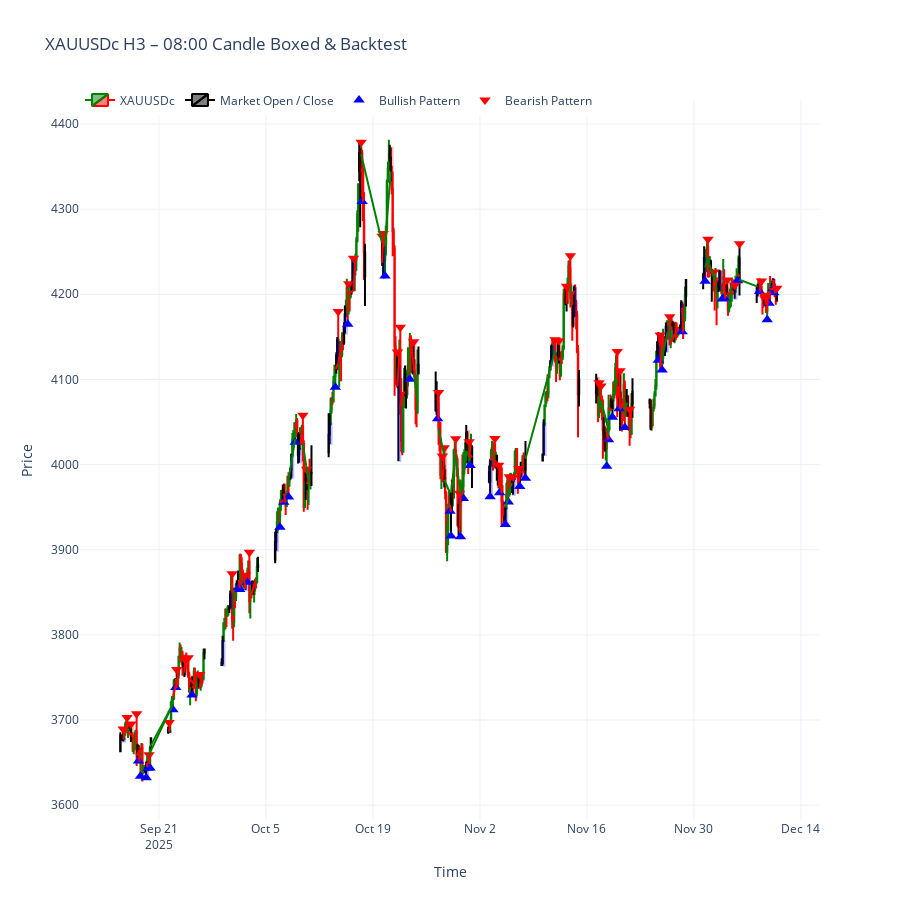

The cell this chart's notebook holds for it:
### Markdown cell above
Do not delete anything from the code, just add a logic where {Conduct a backtest (use realistic trade executions similar in live environment): If the pattern is bullish, then buy at the close,e and the stoploss is at the low of the corresponding candle. If the pattern is bearish, then sell at the close, and the stoploss is at the high of the corresponding candle. The take-profit distance varies depending on the trailing mechanics. If bullish entry, then only trail the stoploss if the preceding candles are bullish and place the trail at the low of the bullish candle. If bearish entry, then only trail the stoploss if the preceding candles are bearish and place the trail at the high of the bearish candle. 1% risk per trade with an initial capital of 1000. And: (Random slippage of 0-2 price units, spread of 0.60 price units (0.60 in entry, 0.60 in exit), and commission of 2% per trade. All of these apply in individual entries and exits) Print the dataframe for raw trades results, covering risked money (from percent), entry and exit time, stoploss and takeprofit distance, entry and exit prices and types, slippage, spread, commission cost, net pnl, equity, and many more. All trades are only valid within their corresponding trading day from pre-market open to overnight close. Print the data frame in a continuous column manner. Use a green breakline if entry to take profit, and a red breakline if entry to stoploss. On the chart. } Be careful and reread the task,

### Code cell
import MetaTrader5 as mt5
import pandas as pd
import plotly.graph_objects as go
from datetime import datetime, timedelta, time
import numpy as np
import random

# -------------------------
# 1. Initialize MT5
# -------------------------
if not mt5.initialize():
    print("MT5 initialization failed")
    mt5.shutdown()

# -------------------------
# 2. Fetch H3 data
# -------------------------
symbol = "XAUUSDc"
timeframe = mt5.TIMEFRAME_H3
n_bars = 500
utc_from = datetime.now() - timedelta(days=5)

rates = mt5.copy_rates_from(symbol, timeframe, utc_from, n_bars)
mt5.shutdown()

# -------------------------
# 3. Convert to DataFrame
# -------------------------
df = pd.DataFrame(rates)
df['time'] = pd.to_datetime(df['time'], unit='s')
df['time'] = df['time'].dt.tz_localize('UTC').dt.tz_convert('Asia/Manila')
df.set_index('time', inplace=True)

# -------------------------
# 4. Remove weekends
# -------------------------
df = df[df.index.dayofweek < 5]

# -------------------------
# 5. Assign session key (06:00 → 05:00)
# -------------------------
market_open = time(6, 0)

def get_session(dt):
    if dt.time() >= market_open:
        return dt.date()
    else:
        return (dt - timedelta(days=1)).date()

df['session'] = df.index.map(get_session)

# -------------------------
# 6. Identify market open and close candles
# -------------------------
open_idx = df.groupby('session').head(1).index
close_idx = df.groupby('session').tail(1).index
black_idx = open_idx.union(close_idx)

# -------------------------
# 7. Candle Pattern Logic
# -------------------------
df['bullish_pattern'] = (df['low'] < df['low'].shift(1)) & (df['close'] > df['open'].shift(1))
df['bearish_pattern'] = (df['high'] > df['high'].shift(1)) & (df['close'] < df['open'].shift(1))

# -------------------------
# 8. Plot Candles
# -------------------------
fig = go.Figure()
normal_df = df[~df.index.isin(black_idx)]
fig.add_trace(go.Candlestick(
    x=normal_df.index,
    open=normal_df['open'],
    high=normal_df['high'],
    low=normal_df['low'],
    close=normal_df['close'],
    name='XAUUSDc',
    increasing_line_color='green',
    decreasing_line_color='red'
))
black_df = df[df.index.isin(black_idx)]
fig.add_trace(go.Candlestick(
    x=black_df.index,
    open=black_df['open'],
    high=black_df['high'],
    low=black_df['low'],
    close=black_df['close'],
    name='Market Open / Close',
    increasing_line_color='black',
    decreasing_line_color='black'
))

# -------------------------
# 9. Mark 08:00 H3 Candle with Boxes
# -------------------------
bar_width = timedelta(hours=6)
for ts, row in df.iterrows():
    if ts.time() == time(8,0):
        x0 = ts
        x1 = ts + bar_width
        if row['close'] > row['open']:
            y0 = row['low']
            y1 = row['close']
            color = 'blue'
        else:
            y0 = row['close']
            y1 = row['high']
            color = 'red'
        fig.add_shape(type='rect', xref='x', yref='y', x0=x0, x1=x1, y0=y0, y1=y1,
                      line=dict(color=color, width=2), fillcolor=color, opacity=0.25)

# -------------------------
# 10. Pattern Markers
# -------------------------
fig.add_trace(go.Scatter(
    x=df.index[df['bullish_pattern']],
    y=df['low'][df['bullish_pattern']],
    mode='markers',
    name='Bullish Pattern',
    marker=dict(symbol='triangle-up', size=10, color='blue')
))
fig.add_trace(go.Scatter(
    x=df.index[df['bearish_pattern']],
    y=df['high'][df['bearish_pattern']],
    mode='markers',
    name='Bearish Pattern',
    marker=dict(symbol='triangle-down', size=10, color='red')
))

# -------------------------
# 11. Backtest Logic
# -------------------------
initial_capital = 1000
risk_per_trade = 0.01
equity = initial_capital
trades = []

for ts, row in df.iterrows():
    if not (row['bullish_pattern'] or row['bearish_pattern']):
        continue
    # Determine direction
    direction = 'buy' if row['bullish_pattern'] else 'sell'
    entry_price = row['close'] + random.uniform(0,2) if direction=='buy' else row['close'] - random.uniform(0,2)
    spread = 0.6
    commission = 0.02*equity
    risk_amount = equity * risk_per_trade
    sl = row['low'] if direction=='buy' else row['high']
    tp_price = None
    stop_hit = False
    # Scan subsequent candles for trailing stop
    for next_ts, next_row in df.loc[ts:].iterrows():
        if direction=='buy' and next_row['low'] < sl:
            exit_price = sl - spread
            stop_hit = True
            break
        elif direction=='sell' and next_row['high'] > sl:
            exit_price = sl + spread
            stop_hit = True
            break
        # Trailing logic
        if direction=='buy' and next_row['close'] > next_row['open']:
            sl = max(sl, next_row['low'])
        if direction=='sell' and next_row['close'] < next_row['open']:
            sl = min(sl, next_row['high'])
    if not stop_hit:
        exit_price = df['close'].iloc[-1]  # last candle
    pnl = (exit_price - entry_price) if direction=='buy' else (entry_price - exit_price)
    pnl -= spread + commission
    equity += pnl
    trades.append({
        'entry_time': ts,
        'exit_time': next_ts,
        'direction': direction,
        'entry_price': entry_price,
        'exit_price': exit_price,
        'stoploss': sl,
        'risk_amount': risk_amount,
        'pnl': pnl,
        'equity': equity,
        'spread': spread,
        'commission': commission
    })

# -------------------------
# 12. Print Trades DataFrame
# -------------------------
trades_df = pd.DataFrame(trades)
pd.set_option('display.max_columns', None)
print(trades_df)

# -------------------------
# 13. Add Breaklines for TP/SL
# -------------------------
for trade in trades:
    color = 'green' if trade['pnl']>0 else 'red'
    fig.add_shape(type='line', x0=trade['entry_time'], x1=trade['exit_time'],
                  y0=trade['entry_price'], y1=trade['exit_price'],
                  line=dict(color=color, width=2))

# -------------------------
# 14. Layout
# -------------------------
fig.update_layout(
    template='plotly_white',
    title='XAUUSDc H3 – 08:00 Candle Boxed & Backtest',
    xaxis=dict(title='Time', rangeslider=dict(visible=False)),
    yaxis=dict(title='Price'),
    legend=dict(orientation='h', y=1.02, x=0),
    height=900
)

fig.show()

### Figure 1 — Plotly figure (JSON) as saved in the notebook; plotly's stock layout.template omitted (floating-point values rounded to 4 significant figures; data arrays with more than 128 entries replaced by an {"elided": "..."} marker saying what was removed)
{"data": [{"close": {"elided": "346 float values"}, "decreasing": {"line": {"color": "red"}}, "high": {"elided": "346 float values"}, "increasing": {"line": {"color": "green"}}, "low": {"elided": "346 float values"}, "name": "XAUUSDc", "open": {"elided": "346 float values"}, "type": "candlestick", "x": {"elided": "346 str values"}}, {"close": {"elided": "138 float values"}, "decreasing": {"line": {"color": "black"}}, "high": {"elided": "138 float values"}, "increasing": {"line": {"color": "black"}}, "low": {"elided": "138 float values"}, "name": "Market Open / Close", "open": {"elided": "138 float values"}, "type": "candlestick", "x": {"elided": "138 str values"}}, {"marker": {"color": "blue", "size": 10, "symbol": "triangle-up"}, "mode": "markers", "name": "Bullish Pattern", "type": "scatter", "x": ["2025-09-18T08:00:00+08:00", "2025-09-18T14:00:00+08:00", "2025-09-19T08:00:00+08:00", "2025-09-19T14:00:00+08:00", "2025-09-19T20:00:00+08:00", "2025-09-22T20:00:00+08:00", "2025-09-23T05:00:00+08:00", "2025-09-25T08:00:00+08:00", "2025-10-01T11:00:00+08:00", "2025-10-01T14:00:00+08:00", "2025-10-02T14:00:00+08:00", "2025-10-06T20:00:00+08:00", "2025-10-07T08:00:00+08:00", "2025-10-07T23:00:00+08:00", "2025-10-08T20:00:00+08:00", "2025-10-14T02:00:00+08:00", "2025-10-15T17:00:00+08:00", "2025-10-17T14:00:00+08:00", "2025-10-20T14:00:00+08:00", "2025-10-23T20:00:00+08:00", "2025-10-27T11:00:00+08:00", "2025-10-29T02:00:00+08:00", "2025-10-29T05:00:00+08:00", "2025-10-30T11:00:00+08:00", "2025-10-30T20:00:00+08:00", "2025-10-31T17:00:00+08:00", "2025-11-03T08:00:00+08:00", "2025-11-04T14:00:00+08:00", "2025-11-05T08:00:00+08:00", "2025-11-05T17:00:00+08:00", "2025-11-07T05:00:00+08:00", "2025-11-07T23:00:00+08:00", "2025-11-18T14:00:00+08:00", "2025-11-18T20:00:00+08:00", "2025-11-19T08:00:00+08:00", "2025-11-20T05:00:00+08:00", "2025-11-20T23:00:00+08:00", "2025-11-25T08:00:00+08:00", "2025-11-25T20:00:00+08:00", "2025-11-28T11:00:00+08:00", "2025-12-01T11:00:00+08:00", "2025-12-03T17:00:00+08:00", "2025-12-03T23:00:00+08:00", "2025-12-05T17:00:00+08:00", "2025-12-08T14:00:00+08:00", "2025-12-09T14:00:00+08:00", "2025-12-09T20:00:00+08:00", "2025-12-10T08:00:00+08:00", "2025-12-10T11:00:00+08:00"], "y": [3652.0, 3634.0, 3632.0, 3643.0, 3644.0, 3712.0, 3738.0, 3729.0, 3856.0, 3853.0, 3862.0, 3926.0, 3956.0, 3962.0, 4026.0, 4091.0, 4165.0, 4309.0, 4221.0, 4100.0, 4054.0, 3945.0, 3916.0, 3915.0, 3960.0, 3999.0, 3962.0, 3967.0, 3930.0, 3956.0, 3974.0, 3984.0, 3998.0, 4029.0, 4056.0, 4066.0, 4044.0, 4123.0, 4111.0, 4156.0, 4215.0, 4194.0, 4196.0, 4216.0, 4203.0, 4170.0, 4189.0, 4207.0, 4202.0]}, {"marker": {"color": "red", "size": 10, "symbol": "triangle-down"}, "mode": "markers", "name": "Bearish Pattern", "type": "scatter", "x": ["2025-09-16T08:00:00+08:00", "2025-09-16T20:00:00+08:00", "2025-09-17T08:00:00+08:00", "2025-09-18T02:00:00+08:00", "2025-09-19T17:00:00+08:00", "2025-09-22T08:00:00+08:00", "2025-09-23T08:00:00+08:00", "2025-09-24T08:00:00+08:00", "2025-09-24T20:00:00+08:00", "2025-09-26T08:00:00+08:00", "2025-09-30T14:00:00+08:00", "2025-10-02T08:00:00+08:00", "2025-10-02T20:00:00+08:00", "2025-10-09T20:00:00+08:00", "2025-10-10T08:00:00+08:00", "2025-10-14T11:00:00+08:00", "2025-10-15T20:00:00+08:00", "2025-10-16T11:00:00+08:00", "2025-10-17T11:00:00+08:00", "2025-10-20T05:00:00+08:00", "2025-10-20T08:00:00+08:00", "2025-10-22T05:00:00+08:00", "2025-10-22T14:00:00+08:00", "2025-10-24T08:00:00+08:00", "2025-10-27T14:00:00+08:00", "2025-10-28T02:00:00+08:00", "2025-10-28T08:00:00+08:00", "2025-10-29T20:00:00+08:00", "2025-10-30T08:00:00+08:00", "2025-10-31T14:00:00+08:00", "2025-11-03T23:00:00+08:00", "2025-11-04T11:00:00+08:00", "2025-11-05T20:00:00+08:00", "2025-11-06T08:00:00+08:00", "2025-11-07T02:00:00+08:00", "2025-11-11T20:00:00+08:00", "2025-11-12T08:00:00+08:00", "2025-11-13T08:00:00+08:00", "2025-11-13T20:00:00+08:00", "2025-11-17T14:00:00+08:00", "2025-11-17T20:00:00+08:00", "2025-11-19T23:00:00+08:00", "2025-11-20T08:00:00+08:00", "2025-11-21T14:00:00+08:00", "2025-11-25T14:00:00+08:00", "2025-11-26T20:00:00+08:00", "2025-12-01T20:00:00+08:00", "2025-12-02T14:00:00+08:00", "2025-12-04T08:00:00+08:00", "2025-12-05T08:00:00+08:00", "2025-12-05T23:00:00+08:00", "2025-12-08T20:00:00+08:00", "2025-12-09T08:00:00+08:00", "2025-12-09T11:00:00+08:00", "2025-12-10T20:00:00+08:00"], "y": [3689.0, 3703.0, 3695.0, 3707.0, 3659.0, 3697.0, 3759.0, 3772.0, 3773.0, 3753.0, 3872.0, 3870.0, 3897.0, 4058.0, 3994.0, 4180.0, 4212.0, 4242.0, 4379.0, 4268.0, 4271.0, 4132.0, 4161.0, 4144.0, 4085.0, 4010.0, 4020.0, 4030.0, 3966.0, 4027.0, 4031.0, 3999.0, 3986.0, 3985.0, 3995.0, 4147.0, 4146.0, 4209.0, 4245.0, 4096.0, 4092.0, 4133.0, 4110.0, 4065.0, 4152.0, 4174.0, 4265.0, 4226.0, 4217.0, 4211.0, 4259.0, 4216.0, 4197.0, 4199.0, 4207.0]}], "layout": {"height": 900, "legend": {"orientation": "h", "x": 0, "y": 1.02}, "shapes": [{"fillcolor": "blue", "line": {"color": "blue", "width": 2}, "opacity": 0.25, "type": "rect", "x0": "2025-09-16T08:00:00+08:00", "x1": "2025-09-16T14:00:00+08:00", "xref": "x", "y0": 3675.0, "y1": 3678.0, "yref": "y"}, {"fillcolor": "red", "line": {"color": "red", "width": 2}, "opacity": 0.25, "type": "rect", "x0": "2025-09-17T08:00:00+08:00", "x1": "2025-09-17T14:00:00+08:00", "xref": "x", "y0": 3682.0, "y1": 3695.0, "yref": "y"}, {"fillcolor": "red", "line": {"color": "red", "width": 2}, "opacity": 0.25, "type": "rect", "x0": "2025-09-18T08:00:00+08:00", "x1": "2025-09-18T14:00:00+08:00", "xref": "x", "y0": 3665.0, "y1": 3670.0, "yref": "y"}, {"fillcolor": "blue", "line": {"color": "blue", "width": 2}, "opacity": 0.25, "type": "rect", "x0": "2025-09-19T08:00:00+08:00", "x1": "2025-09-19T14:00:00+08:00", "xref": "x", "y0": 3632.0, "y1": 3647.0, "yref": "y"}, {"fillcolor": "blue", "line": {"color": "blue", "width": 2}, "opacity": 0.25, "type": "rect", "x0": "2025-09-22T08:00:00+08:00", "x1": "2025-09-22T14:00:00+08:00", "xref": "x", "y0": 3685.0, "y1": 3686.0, "yref": "y"}, {"fillcolor": "red", "line": {"color": "red", "width": 2}, "opacity": 0.25, "type": "rect", "x0": "2025-09-23T08:00:00+08:00", "x1": "2025-09-23T14:00:00+08:00", "xref": "x", "y0": 3742.0, "y1": 3759.0, "yref": "y"}, {"fillcolor": "red", "line": {"color": "red", "width": 2}, "opacity": 0.25, "type": "rect", "x0": "2025-09-24T08:00:00+08:00", "x1": "2025-09-24T14:00:00+08:00", "xref": "x", "y0": 3757.0, "y1": 3772.0, "yref": "y"}, {"fillcolor": "red", "line": {"color": "red", "width": 2}, "opacity": 0.25, "type": "rect", "x0": "2025-09-25T08:00:00+08:00", "x1": "2025-09-25T14:00:00+08:00", "xref": "x", "y0": 3740.0, "y1": 3752.0, "yref": "y"}, {"fillcolor": "red", "line": {"color": "red", "width": 2}, "opacity": 0.25, "type": "rect", "x0": "2025-09-26T08:00:00+08:00", "x1": "2025-09-26T14:00:00+08:00", "xref": "x", "y0": 3738.0, "y1": 3753.0, "yref": "y"}, {"fillcolor": "blue", "line": {"color": "blue", "width": 2}, "opacity": 0.25, "type": "rect", "x0": "2025-09-29T08:00:00+08:00", "x1": "2025-09-29T14:00:00+08:00", "xref": "x", "y0": 3764.0, "y1": 3793.0, "yref": "y"}, {"fillcolor": "blue", "line": {"color": "blue", "width": 2}, "opacity": 0.25, "type": "rect", "x0": "2025-09-30T08:00:00+08:00", "x1": "2025-09-30T14:00:00+08:00", "xref": "x", "y0": 3831.0, "y1": 3848.0, "yref": "y"}, {"fillcolor": "blue", "line": {"color": "blue", "width": 2}, "opacity": 0.25, "type": "rect", "x0": "2025-10-01T08:00:00+08:00", "x1": "2025-10-01T14:00:00+08:00", "xref": "x", "y0": 3858.0, "y1": 3863.0, "yref": "y"}, {"fillcolor": "blue", "line": {"color": "blue", "width": 2}, "opacity": 0.25, "type": "rect", "x0": "2025-10-02T08:00:00+08:00", "x1": "2025-10-02T14:00:00+08:00", "xref": "x", "y0": 3853.0, "y1": 3866.0, "yref": "y"}, {"fillcolor": "red", "line": {"color": "red", "width": 2}, "opacity": 0.25, "type": "rect", "x0": "2025-10-03T08:00:00+08:00", "x1": "2025-10-03T14:00:00+08:00", "xref": "x", "y0": 3848.0, "y1": 3863.0, "yref": "y"}, {"fillcolor": "blue", "line": {"color": "blue", "width": 2}, "opacity": 0.25, "type": "rect", "x0": "2025-10-06T08:00:00+08:00", "x1": "2025-10-06T14:00:00+08:00", "xref": "x", "y0": 3899.0, "y1": 3921.0, "yref": "y"}, {"fillcolor": "red", "line": {"color": "red", "width": 2}, "opacity": 0.25, "type": "rect", "x0": "2025-10-07T08:00:00+08:00", "x1": "2025-10-07T14:00:00+08:00", "xref": "x", "y0": 3965.0, "y1": 3977.0, "yref": "y"}, {"fillcolor": "blue", "line": {"color": "blue", "width": 2}, "opacity": 0.25, "type": "rect", "x0": "2025-10-08T08:00:00+08:00", "x1": "2025-10-08T14:00:00+08:00", "xref": "x", "y0": 3984.0, "y1": 4012.0, "yref": "y"}, {"fillcolor": "blue", "line": {"color": "blue", "width": 2}, "opacity": 0.25, "type": "rect", "x0": "2025-10-09T08:00:00+08:00", "x1": "2025-10-09T14:00:00+08:00", "xref": "x", "y0": 4002.0, "y1": 4019.0, "yref": "y"}, {"fillcolor": "red", "line": {"color": "red", "width": 2}, "opacity": 0.25, "type": "rect", "x0": "2025-10-10T08:00:00+08:00", "x1": "2025-10-10T14:00:00+08:00", "xref": "x", "y0": 3979.0, "y1": 3994.0, "yref": "y"}, {"fillcolor": "blue", "line": {"color": "blue", "width": 2}, "opacity": 0.25, "type": "rect", "x0": "2025-10-13T08:00:00+08:00", "x1": "2025-10-13T14:00:00+08:00", "xref": "x", "y0": 4024.0, "y1": 4048.0, "yref": "y"}, {"fillcolor": "blue", "line": {"color": "blue", "width": 2}, "opacity": 0.25, "type": "rect", "x0": "2025-10-14T08:00:00+08:00", "x1": "2025-10-14T14:00:00+08:00", "xref": "x", "y0": 4120.0, "y1": 4146.0, "yref": "y"}, {"fillcolor": "blue", "line": {"color": "blue", "width": 2}, "opacity": 0.25, "type": "rect", "x0": "2025-10-15T08:00:00+08:00", "x1": "2025-10-15T14:00:00+08:00", "xref": "x", "y0": 4154.0, "y1": 4176.0, "yref": "y"}, {"fillcolor": "blue", "line": {"color": "blue", "width": 2}, "opacity": 0.25, "type": "rect", "x0": "2025-10-16T08:00:00+08:00", "x1": "2025-10-16T14:00:00+08:00", "xref": "x", "y0": 4205.0, "y1": 4239.0, "yref": "y"}, {"fillcolor": "red", "line": {"color": "red", "width": 2}, "opacity": 0.25, "type": "rect", "x0": "2025-10-17T08:00:00+08:00", "x1": "2025-10-17T14:00:00+08:00", "xref": "x", "y0": 4342.0, "y1": 4372.0, "yref": "y"}, {"fillcolor": "blue", "line": {"color": "blue", "width": 2}, "opacity": 0.25, "type": "rect", "x0": "2025-10-20T08:00:00+08:00", "x1": "2025-10-20T14:00:00+08:00", "xref": "x", "y0": 4219.0, "y1": 4256.0, "yref": "y"}, {"fillcolor": "red", "line": {"color": "red", "width": 2}, "opacity": 0.25, "type": "rect", "x0": "2025-10-21T08:00:00+08:00", "x1": "2025-10-21T14:00:00+08:00", "xref": "x", "y0": 4339.0, "y1": 4372.0, "yref": "y"}, {"fillcolor": "blue", "line": {"color": "blue", "width": 2}, "opacity": 0.25, "type": "rect", "x0": "2025-10-22T08:00:00+08:00", "x1": "2025-10-22T14:00:00+08:00", "xref": "x", "y0": 4004.0, "y1": 4115.0, "yref": "y"}, {"fillcolor": "red", "line": {"color": "red", "width": 2}, "opacity": 0.25, "type": "rect", "x0": "2025-10-23T08:00:00+08:00", "x1": "2025-10-23T14:00:00+08:00", "xref": "x", "y0": 4083.0, "y1": 4097.0, "yref": "y"}, {"fillcolor": "red", "line": {"color": "red", "width": 2}, "opacity": 0.25, "type": "rect", "x0": "2025-10-24T08:00:00+08:00", "x1": "2025-10-24T14:00:00+08:00", "xref": "x", "y0": 4110.0, "y1": 4144.0, "yref": "y"}, {"fillcolor": "blue", "line": {"color": "blue", "width": 2}, "opacity": 0.25, "type": "rect", "x0": "2025-10-27T08:00:00+08:00", "x1": "2025-10-27T14:00:00+08:00", "xref": "x", "y0": 4058.0, "y1": 4072.0, "yref": "y"}, {"fillcolor": "red", "line": {"color": "red", "width": 2}, "opacity": 0.25, "type": "rect", "x0": "2025-10-28T08:00:00+08:00", "x1": "2025-10-28T14:00:00+08:00", "xref": "x", "y0": 3984.0, "y1": 4020.0, "yref": "y"}, {"fillcolor": "red", "line": {"color": "red", "width": 2}, "opacity": 0.25, "type": "rect", "x0": "2025-10-29T08:00:00+08:00", "x1": "2025-10-29T14:00:00+08:00", "xref": "x", "y0": 3961.0, "y1": 3982.0, "yref": "y"}, {"fillcolor": "red", "line": {"color": "red", "width": 2}, "opacity": 0.25, "type": "rect", "x0": "2025-10-30T08:00:00+08:00", "x1": "2025-10-30T14:00:00+08:00", "xref": "x", "y0": 3922.0, "y1": 3966.0, "yref": "y"}, {"fillcolor": "red", "line": {"color": "red", "width": 2}, "opacity": 0.25, "type": "rect", "x0": "2025-10-31T08:00:00+08:00", "x1": "2025-10-31T14:00:00+08:00", "xref": "x", "y0": 4011.0, "y1": 4039.0, "yref": "y"}, {"fillcolor": "blue", "line": {"color": "blue", "width": 2}, "opacity": 0.25, "type": "rect", "x0": "2025-11-03T08:00:00+08:00", "x1": "2025-11-03T14:00:00+08:00", "xref": "x", "y0": 3962.0, "y1": 4004.0, "yref": "y"}, {"fillcolor": "red", "line": {"color": "red", "width": 2}, "opacity": 0.25, "type": "rect", "x0": "2025-11-04T08:00:00+08:00", "x1": "2025-11-04T14:00:00+08:00", "xref": "x", "y0": 3987.0, "y1": 3999.0, "yref": "y"}, {"fillcolor": "blue", "line": {"color": "blue", "width": 2}, "opacity": 0.25, "type": "rect", "x0": "2025-11-05T08:00:00+08:00", "x1": "2025-11-05T14:00:00+08:00", "xref": "x", "y0": 3930.0, "y1": 3949.0, "yref": "y"}, {"fillcolor": "blue", "line": {"color": "blue", "width": 2}, "opacity": 0.25, "type": "rect", "x0": "2025-11-06T08:00:00+08:00", "x1": "2025-11-06T14:00:00+08:00", "xref": "x", "y0": 3965.0, "y1": 3983.0, "yref": "y"}, {"fillcolor": "blue", "line": {"color": "blue", "width": 2}, "opacity": 0.25, "type": "rect", "x0": "2025-11-07T08:00:00+08:00", "x1": "2025-11-07T14:00:00+08:00", "xref": "x", "y0": 3984.0, "y1": 3995.0, "yref": "y"}, {"fillcolor": "blue", "line": {"color": "blue", "width": 2}, "opacity": 0.25, "type": "rect", "x0": "2025-11-10T08:00:00+08:00", "x1": "2025-11-10T14:00:00+08:00", "xref": "x", "y0": 4011.0, "y1": 4048.0, "yref": "y"}, {"fillcolor": "blue", "line": {"color": "blue", "width": 2}, "opacity": 0.25, "type": "rect", "x0": "2025-11-11T08:00:00+08:00", "x1": "2025-11-11T14:00:00+08:00", "xref": "x", "y0": 4116.0, "y1": 4138, "yref": "y"}, {"fillcolor": "red", "line": {"color": "red", "width": 2}, "opacity": 0.25, "type": "rect", "x0": "2025-11-12T08:00:00+08:00", "x1": "2025-11-12T14:00:00+08:00", "xref": "x", "y0": 4124.0, "y1": 4146.0, "yref": "y"}, {"fillcolor": "red", "line": {"color": "red", "width": 2}, "opacity": 0.25, "type": "rect", "x0": "2025-11-13T08:00:00+08:00", "x1": "2025-11-13T14:00:00+08:00", "xref": "x", "y0": 4190.0, "y1": 4209.0, "yref": "y"}, {"fillcolor": "blue", "line": {"color": "blue", "width": 2}, "opacity": 0.25, "type": "rect", "x0": "2025-11-14T08:00:00+08:00", "x1": "2025-11-14T14:00:00+08:00", "xref": "x", "y0": 4174.0, "y1": 4207.0, "yref": "y"}, {"fillcolor": "red", "line": {"color": "red", "width": 2}, "opacity": 0.25, "type": "rect", "x0": "2025-11-17T08:00:00+08:00", "x1": "2025-11-17T14:00:00+08:00", "xref": "x", "y0": 4082.0, "y1": 4102.0, "yref": "y"}, {"fillcolor": "red", "line": {"color": "red", "width": 2}, "opacity": 0.25, "type": "rect", "x0": "2025-11-18T08:00:00+08:00", "x1": "2025-11-18T14:00:00+08:00", "xref": "x", "y0": 4018.0, "y1": 4045.0, "yref": "y"}, {"fillcolor": "red", "line": {"color": "red", "width": 2}, "opacity": 0.25, "type": "rect", "x0": "2025-11-19T08:00:00+08:00", "x1": "2025-11-19T14:00:00+08:00", "xref": "x", "y0": 4076.0, "y1": 4081.0, "yref": "y"}, {"fillcolor": "red", "line": {"color": "red", "width": 2}, "opacity": 0.25, "type": "rect", "x0": "2025-11-20T08:00:00+08:00", "x1": "2025-11-20T14:00:00+08:00", "xref": "x", "y0": 4067.0, "y1": 4110.0, "yref": "y"}, {"fillcolor": "red", "line": {"color": "red", "width": 2}, "opacity": 0.25, "type": "rect", "x0": "2025-11-21T08:00:00+08:00", "x1": "2025-11-21T14:00:00+08:00", "xref": "x", "y0": 4057.0, "y1": 4081.0, "yref": "y"}, {"fillcolor": "red", "line": {"color": "red", "width": 2}, "opacity": 0.25, "type": "rect", "x0": "2025-11-24T08:00:00+08:00", "x1": "2025-11-24T14:00:00+08:00", "xref": "x", "y0": 4044.0, "y1": 4076.0, "yref": "y"}, {"fillcolor": "blue", "line": {"color": "blue", "width": 2}, "opacity": 0.25, "type": "rect", "x0": "2025-11-25T08:00:00+08:00", "x1": "2025-11-25T14:00:00+08:00", "xref": "x", "y0": 4123.0, "y1": 4151.0, "yref": "y"}, {"fillcolor": "blue", "line": {"color": "blue", "width": 2}, "opacity": 0.25, "type": "rect", "x0": "2025-11-26T08:00:00+08:00", "x1": "2025-11-26T14:00:00+08:00", "xref": "x", "y0": 4133.0, "y1": 4162.0, "yref": "y"}, {"fillcolor": "red", "line": {"color": "red", "width": 2}, "opacity": 0.25, "type": "rect", "x0": "2025-11-27T08:00:00+08:00", "x1": "2025-11-27T14:00:00+08:00", "xref": "x", "y0": 4145.0, "y1": 4167.0, "yref": "y"}, {"fillcolor": "blue", "line": {"color": "blue", "width": 2}, "opacity": 0.25, "type": "rect", "x0": "2025-11-28T08:00:00+08:00", "x1": "2025-11-28T14:00:00+08:00", "xref": "x", "y0": 4163.0, "y1": 4189.0, "yref": "y"}, {"fillcolor": "blue", "line": {"color": "blue", "width": 2}, "opacity": 0.25, "type": "rect", "x0": "2025-12-01T08:00:00+08:00", "x1": "2025-12-01T14:00:00+08:00", "xref": "x", "y0": 4218.0, "y1": 4243.0, "yref": "y"}, {"fillcolor": "red", "line": {"color": "red", "width": 2}, "opacity": 0.25, "type": "rect", "x0": "2025-12-02T08:00:00+08:00", "x1": "2025-12-02T14:00:00+08:00", "xref": "x", "y0": 4222.0, "y1": 4230.0, "yref": "y"}, {"fillcolor": "blue", "line": {"color": "blue", "width": 2}, "opacity": 0.25, "type": "rect", "x0": "2025-12-03T08:00:00+08:00", "x1": "2025-12-03T14:00:00+08:00", "xref": "x", "y0": 4204.0, "y1": 4227.0, "yref": "y"}, {"fillcolor": "red", "line": {"color": "red", "width": 2}, "opacity": 0.25, "type": "rect", "x0": "2025-12-04T08:00:00+08:00", "x1": "2025-12-04T14:00:00+08:00", "xref": "x", "y0": 4200.0, "y1": 4217.0, "yref": "y"}, {"fillcolor": "blue", "line": {"color": "blue", "width": 2}, "opacity": 0.25, "type": "rect", "x0": "2025-12-05T08:00:00+08:00", "x1": "2025-12-05T14:00:00+08:00", "xref": "x", "y0": 4195.0, "y1": 4207.0, "yref": "y"}, {"fillcolor": "blue", "line": {"color": "blue", "width": 2}, "opacity": 0.25, "type": "rect", "x0": "2025-12-08T08:00:00+08:00", "x1": "2025-12-08T14:00:00+08:00", "xref": "x", "y0": 4198.0, "y1": 4209.0, "yref": "y"}, {"fillcolor": "red", "line": {"color": "red", "width": 2}, "opacity": 0.25, "type": "rect", "x0": "2025-12-09T08:00:00+08:00", "x1": "2025-12-09T14:00:00+08:00", "xref": "x", "y0": 4190.0, "y1": 4197.0, "yref": "y"}, {"fillcolor": "blue", "line": {"color": "blue", "width": 2}, "opacity": 0.25, "type": "rect", "x0": "2025-12-10T08:00:00+08:00", "x1": "2025-12-10T14:00:00+08:00", "xref": "x", "y0": 4207.0, "y1": 4217.0, "yref": "y"}, {"line": {"color": "red", "width": 2}, "type": "line", "x0": "2025-09-16T08:00:00+08:00", "x1": "2025-09-16T14:00:00+08:00", "y0": 3677.0, "y1": 3690.0}, {"line": {"color": "red", "width": 2}, "type": "line", "x0": "2025-09-16T20:00:00+08:00", "x1": "2025-09-17T20:00:00+08:00", "y0": 3686.0, "y1": 3681.0}, {"line": {"color": "red", "width": 2}, "type": "line", "x0": "2025-09-17T08:00:00+08:00", "x1": "2025-09-17T20:00:00+08:00", "y0": 3682.0, "y1": 3681.0}, {"line": {"color": "red", "width": 2}, "type": "line", "x0": "2025-09-18T02:00:00+08:00", "x1": "2025-09-18T17:00:00+08:00", "y0": 3659.0, "y1": 3667.0}, {"line": {"color": "red", "width": 2}, "type": "line", "x0": "2025-09-18T08:00:00+08:00", "x1": "2025-09-18T11:00:00+08:00", "y0": 3665.0, "y1": 3651.0}, {"line": {"color": "red", "width": 2}, "type": "line", "x0": "2025-09-18T14:00:00+08:00", "x1": "2025-09-18T20:00:00+08:00", "y0": 3667.0, "y1": 3664.0}, {"line": {"color": "red", "width": 2}, "type": "line", "x0": "2025-09-19T08:00:00+08:00", "x1": "2025-09-19T14:00:00+08:00", "y0": 3649.0, "y1": 3645.0}, {"line": {"color": "green", "width": 2}, "type": "line", "x0": "2025-09-19T14:00:00+08:00", "x1": "2025-09-22T20:00:00+08:00", "y0": 3657.0, "y1": 3719.0}, {"line": {"color": "red", "width": 2}, "type": "line", "x0": "2025-09-19T17:00:00+08:00", "x1": "2025-09-19T20:00:00+08:00", "y0": 3648.0, "y1": 3660.0}, {"line": {"color": "green", "width": 2}, "type": "line", "x0": "2025-09-19T20:00:00+08:00", "x1": "2025-09-22T20:00:00+08:00", "y0": 3668.0, "y1": 3719.0}, {"line": {"color": "red", "width": 2}, "type": "line", "x0": "2025-09-22T08:00:00+08:00", "x1": "2025-09-22T11:00:00+08:00", "y0": 3686.0, "y1": 3698.0}, {"line": {"color": "red", "width": 2}, "type": "line", "x0": "2025-09-22T20:00:00+08:00", "x1": "2025-09-23T05:00:00+08:00", "y0": 3726.0, "y1": 3742.0}, {"line": {"color": "red", "width": 2}, "type": "line", "x0": "2025-09-23T05:00:00+08:00", "x1": "2025-09-23T08:00:00+08:00", "y0": 3749.0, "y1": 3738.0}, {"line": {"color": "red", "width": 2}, "type": "line", "x0": "2025-09-23T08:00:00+08:00", "x1": "2025-09-23T14:00:00+08:00", "y0": 3740.0, "y1": 3760.0}, {"line": {"color": "red", "width": 2}, "type": "line", "x0": "2025-09-24T08:00:00+08:00", "x1": "2025-09-24T11:00:00+08:00", "y0": 3755.0, "y1": 3772.0}, {"line": {"color": "red", "width": 2}, "type": "line", "x0": "2025-09-24T20:00:00+08:00", "x1": "2025-09-25T14:00:00+08:00", "y0": 3752.0, "y1": 3742.0}, {"line": {"color": "red", "width": 2}, "type": "line", "x0": "2025-09-25T08:00:00+08:00", "x1": "2025-09-25T20:00:00+08:00", "y0": 3740.0, "y1": 3737.0}, {"line": {"color": "red", "width": 2}, "type": "line", "x0": "2025-09-26T08:00:00+08:00", "x1": "2025-09-26T14:00:00+08:00", "y0": 3737.0, "y1": 3754.0}, {"line": {"color": "red", "width": 2}, "type": "line", "x0": "2025-09-30T14:00:00+08:00", "x1": "2025-09-30T20:00:00+08:00", "y0": 3815.0, "y1": 3822.0}, {"line": {"color": "red", "width": 2}, "type": "line", "x0": "2025-10-01T11:00:00+08:00", "x1": "2025-10-01T14:00:00+08:00", "y0": 3864.0, "y1": 3855.0}, {"line": {"color": "red", "width": 2}, "type": "line", "x0": "2025-10-01T14:00:00+08:00", "x1": "2025-10-02T08:00:00+08:00", "y0": 3893.0, "y1": 3854.0}, {"line": {"color": "red", "width": 2}, "type": "line", "x0": "2025-10-02T08:00:00+08:00", "x1": "2025-10-02T11:00:00+08:00", "y0": 3865.0, "y1": 3871.0}, {"line": {"color": "red", "width": 2}, "type": "line", "x0": "2025-10-02T14:00:00+08:00", "x1": "2025-10-02T20:00:00+08:00", "y0": 3875.0, "y1": 3873.0}, {"line": {"color": "red", "width": 2}, "type": "line", "x0": "2025-10-02T20:00:00+08:00", "x1": "2025-10-03T14:00:00+08:00", "y0": 3839.0, "y1": 3863.0}, {"line": {"color": "red", "width": 2}, "type": "line", "x0": "2025-10-06T20:00:00+08:00", "x1": "2025-10-07T08:00:00+08:00", "y0": 3955.0, "y1": 3958.0}, {"line": {"color": "red", "width": 2}, "type": "line", "x0": "2025-10-07T08:00:00+08:00", "x1": "2025-10-07T14:00:00+08:00", "y0": 3966.0, "y1": 3955.0}, {"line": {"color": "green", "width": 2}, "type": "line", "x0": "2025-10-07T23:00:00+08:00", "x1": "2025-10-08T20:00:00+08:00", "y0": 3983.0, "y1": 4030.0}, {"line": {"color": "red", "width": 2}, "type": "line", "x0": "2025-10-08T20:00:00+08:00", "x1": "2025-10-09T02:00:00+08:00", "y0": 4049.0, "y1": 4037.0}, {"line": {"color": "green", "width": 2}, "type": "line", "x0": "2025-10-09T20:00:00+08:00", "x1": "2025-10-10T14:00:00+08:00", "y0": 4024.0, "y1": 3980.0}, {"line": {"color": "red", "width": 2}, "type": "line", "x0": "2025-10-10T08:00:00+08:00", "x1": "2025-10-10T14:00:00+08:00", "y0": 3977.0, "y1": 3980.0}, {"line": {"color": "red", "width": 2}, "type": "line", "x0": "2025-10-14T02:00:00+08:00", "x1": "2025-10-14T11:00:00+08:00", "y0": 4112.0, "y1": 4119.0}, {"line": {"color": "red", "width": 2}, "type": "line", "x0": "2025-10-14T11:00:00+08:00", "x1": "2025-10-14T23:00:00+08:00", "y0": 4120.0, "y1": 4138.0}, {"line": {"color": "red", "width": 2}, "type": "line", "x0": "2025-10-15T17:00:00+08:00", "x1": "2025-10-16T11:00:00+08:00", "y0": 4201.0, "y1": 4204.0}, {"line": {"color": "red", "width": 2}, "type": "line", "x0": "2025-10-15T20:00:00+08:00", "x1": "2025-10-16T02:00:00+08:00", "y0": 4199.0, "y1": 4204.0}, {"line": {"color": "red", "width": 2}, "type": "line", "x0": "2025-10-16T11:00:00+08:00", "x1": "2025-10-16T17:00:00+08:00", "y0": 4204.0, "y1": 4243.0}, {"line": {"color": "green", "width": 2}, "type": "line", "x0": "2025-10-17T11:00:00+08:00", "x1": "2025-10-20T05:00:00+08:00", "y0": 4365.0, "y1": 4260.0}, {"line": {"color": "red", "width": 2}, "type": "line", "x0": "2025-10-17T14:00:00+08:00", "x1": "2025-10-17T17:00:00+08:00", "y0": 4348.0, "y1": 4308.0}, {"line": {"color": "red", "width": 2}, "type": "line", "x0": "2025-10-20T05:00:00+08:00", "x1": "2025-10-20T08:00:00+08:00", "y0": 4237.0, "y1": 4269.0}, {"line": {"color": "red", "width": 2}, "type": "line", "x0": "2025-10-20T08:00:00+08:00", "x1": "2025-10-20T17:00:00+08:00", "y0": 4255.0, "y1": 4269.0}, {"line": {"color": "green", "width": 2}, "type": "line", "x0": "2025-10-20T14:00:00+08:00", "x1": "2025-10-21T08:00:00+08:00", "y0": 4260.0, "y1": 4344.0}, {"line": {"color": "red", "width": 2}, "type": "line", "x0": "2025-10-22T05:00:00+08:00", "x1": "2025-10-22T11:00:00+08:00", "y0": 4092.0, "y1": 4133.0}, {"line": {"color": "red", "width": 2}, "type": "line", "x0": "2025-10-22T14:00:00+08:00", "x1": "2025-10-23T02:00:00+08:00", "y0": 4070.0, "y1": 4086.0}, {"line": {"color": "red", "width": 2}, "type": "line", "x0": "2025-10-23T20:00:00+08:00", "x1": "2025-10-24T14:00:00+08:00", "y0": 4150.0, "y1": 4100.0}, {"line": {"color": "green", "width": 2}, "type": "line", "x0": "2025-10-24T08:00:00+08:00", "x1": "2025-10-24T20:00:00+08:00", "y0": 4108.0, "y1": 4074.0}, {"line": {"color": "red", "width": 2}, "type": "line", "x0": "2025-10-27T11:00:00+08:00", "x1": "2025-10-27T14:00:00+08:00", "y0": 4081.0, "y1": 4053.0}, {"line": {"color": "green", "width": 2}, "type": "line", "x0": "2025-10-27T14:00:00+08:00", "x1": "2025-10-28T08:00:00+08:00", "y0": 4042.0, "y1": 4011.0}, {"line": {"color": "red", "width": 2}, "type": "line", "x0": "2025-10-28T02:00:00+08:00", "x1": "2025-10-28T08:00:00+08:00", "y0": 3981.0, "y1": 4011.0}, {"line": {"color": "green", "width": 2}, "type": "line", "x0": "2025-10-28T08:00:00+08:00", "x1": "2025-10-28T23:00:00+08:00", "y0": 3982.0, "y1": 3969.0}, {"line": {"color": "red", "width": 2}, "type": "line", "x0": "2025-10-29T02:00:00+08:00", "x1": "2025-10-29T05:00:00+08:00", "y0": 3953.0, "y1": 3945.0}, {"line": {"color": "green", "width": 2}, "type": "line", "x0": "2025-10-29T05:00:00+08:00", "x1": "2025-10-29T20:00:00+08:00", "y0": 3967.0, "y1": 4013.0}, {"line": {"color": "green", "width": 2}, "type": "line", "x0": "2025-10-29T20:00:00+08:00", "x1": "2025-10-30T11:00:00+08:00", "y0": 4007.0, "y1": 3967.0}, {"line": {"color": "red", "width": 2}, "type": "line", "x0": "2025-10-30T08:00:00+08:00", "x1": "2025-10-30T11:00:00+08:00", "y0": 3921.0, "y1": 3967.0}, {"line": {"color": "green", "width": 2}, "type": "line", "x0": "2025-10-30T11:00:00+08:00", "x1": "2025-10-31T08:00:00+08:00", "y0": 3965.0, "y1": 4016.0}, {"line": {"color": "green", "width": 2}, "type": "line", "x0": "2025-10-30T20:00:00+08:00", "x1": "2025-10-31T08:00:00+08:00", "y0": 3998.0, "y1": 4016.0}, {"line": {"color": "red", "width": 2}, "type": "line", "x0": "2025-10-31T14:00:00+08:00", "x1": "2025-10-31T20:00:00+08:00", "y0": 4009.0, "y1": 4027.0}, {"line": {"color": "red", "width": 2}, "type": "line", "x0": "2025-10-31T17:00:00+08:00", "x1": "2025-10-31T23:00:00+08:00", "y0": 4012.0, "y1": 4008.0}, {"line": {"color": "red", "width": 2}, "type": "line", "x0": "2025-11-03T08:00:00+08:00", "x1": "2025-11-03T17:00:00+08:00", "y0": 4005.0, "y1": 4010.0}, {"line": {"color": "red", "width": 2}, "type": "line", "x0": "2025-11-03T23:00:00+08:00", "x1": "2025-11-04T11:00:00+08:00", "y0": 4005.0, "y1": 4000.0}, {"line": {"color": "red", "width": 2}, "type": "line", "x0": "2025-11-04T11:00:00+08:00", "x1": "2025-11-04T14:00:00+08:00", "y0": 3973.0, "y1": 4000.0}, {"line": {"color": "red", "width": 2}, "type": "line", "x0": "2025-11-04T14:00:00+08:00", "x1": "2025-11-04T20:00:00+08:00", "y0": 3997.0, "y1": 3966.0}, {"line": {"color": "green", "width": 2}, "type": "line", "x0": "2025-11-05T08:00:00+08:00", "x1": "2025-11-05T17:00:00+08:00", "y0": 3950.0, "y1": 3961.0}, {"line": {"color": "green", "width": 2}, "type": "line", "x0": "2025-11-05T17:00:00+08:00", "x1": "2025-11-06T05:00:00+08:00", "y0": 3968.0, "y1": 3978.0}, {"line": {"color": "red", "width": 2}, "type": "line", "x0": "2025-11-05T20:00:00+08:00", "x1": "2025-11-05T23:00:00+08:00", "y0": 3972.0, "y1": 3986.0}, {"line": {"color": "red", "width": 2}, "type": "line", "x0": "2025-11-06T08:00:00+08:00", "x1": "2025-11-06T11:00:00+08:00", "y0": 3983.0, "y1": 3986.0}, {"line": {"color": "red", "width": 2}, "type": "line", "x0": "2025-11-07T02:00:00+08:00", "x1": "2025-11-07T08:00:00+08:00", "y0": 3979.0, "y1": 3996.0}, {"line": {"color": "red", "width": 2}, "type": "line", "x0": "2025-11-07T05:00:00+08:00", "x1": "2025-11-07T20:00:00+08:00", "y0": 3991.0, "y1": 3992.0}, {"line": {"color": "green", "width": 2}, "type": "line", "x0": "2025-11-07T23:00:00+08:00", "x1": "2025-11-11T20:00:00+08:00", "y0": 4007.0, "y1": 4134.0}, {"line": {"color": "red", "width": 2}, "type": "line", "x0": "2025-11-11T20:00:00+08:00", "x1": "2025-11-12T02:00:00+08:00", "y0": 4124.0, "y1": 4127.0}, {"line": {"color": "red", "width": 2}, "type": "line", "x0": "2025-11-12T08:00:00+08:00", "x1": "2025-11-12T14:00:00+08:00", "y0": 4122.0, "y1": 4126.0}, {"line": {"color": "red", "width": 2}, "type": "line", "x0": "2025-11-13T08:00:00+08:00", "x1": "2025-11-13T11:00:00+08:00", "y0": 4189.0, "y1": 4210.0}, {"line": {"color": "red", "width": 2}, "type": "line", "x0": "2025-11-13T20:00:00+08:00", "x1": "2025-11-14T08:00:00+08:00", "y0": 4195.0, "y1": 4204.0}, {"line": {"color": "green", "width": 2}, "type": "line", "x0": "2025-11-17T14:00:00+08:00", "x1": "2025-11-18T17:00:00+08:00", "y0": 4077.0, "y1": 4046.0}, {"line": {"color": "green", "width": 2}, "type": "line", "x0": "2025-11-17T20:00:00+08:00", "x1": "2025-11-18T17:00:00+08:00", "y0": 4075.0, "y1": 4046.0}, {"line": {"color": "red", "width": 2}, "type": "line", "x0": "2025-11-18T14:00:00+08:00", "x1": "2025-11-18T20:00:00+08:00", "y0": 4037.0, "y1": 4030.0}, {"line": {"color": "red", "width": 2}, "type": "line", "x0": "2025-11-18T20:00:00+08:00", "x1": "2025-11-19T08:00:00+08:00", "y0": 4066.0, "y1": 4064.0}, {"line": {"color": "green", "width": 2}, "type": "line", "x0": "2025-11-19T08:00:00+08:00", "x1": "2025-11-19T23:00:00+08:00", "y0": 4077.0, "y1": 4100.0}, {"line": {"color": "red", "width": 2}, "type": "line", "x0": "2025-11-19T23:00:00+08:00", "x1": "2025-11-20T05:00:00+08:00", "y0": 4077.0, "y1": 4092.0}, {"line": {"color": "red", "width": 2}, "type": "line", "x0": "2025-11-20T05:00:00+08:00", "x1": "2025-11-20T08:00:00+08:00", "y0": 4105.0, "y1": 4065.0}, {"line": {"color": "red", "width": 2}, "type": "line", "x0": "2025-11-20T08:00:00+08:00", "x1": "2025-11-20T20:00:00+08:00", "y0": 4065.0, "y1": 4073.0}, {"line": {"color": "green", "width": 2}, "type": "line", "x0": "2025-11-20T23:00:00+08:00", "x1": "2025-11-21T08:00:00+08:00", "y0": 4066.0, "y1": 4072.0}, {"line": {"color": "red", "width": 2}, "type": "line", "x0": "2025-11-21T14:00:00+08:00", "x1": "2025-11-21T20:00:00+08:00", "y0": 4039.0, "y1": 4064.0}, {"line": {"color": "red", "width": 2}, "type": "line", "x0": "2025-11-25T08:00:00+08:00", "x1": "2025-11-25T14:00:00+08:00", "y0": 4151.0, "y1": 4139.0}, {"line": {"color": "red", "width": 2}, "type": "line", "x0": "2025-11-25T14:00:00+08:00", "x1": "2025-11-25T23:00:00+08:00", "y0": 4115.0, "y1": 4151.0}, {"line": {"color": "green", "width": 2}, "type": "line", "x0": "2025-11-25T20:00:00+08:00", "x1": "2025-11-26T14:00:00+08:00", "y0": 4126.0, "y1": 4156.0}, {"line": {"color": "red", "width": 2}, "type": "line", "x0": "2025-11-26T20:00:00+08:00", "x1": "2025-11-27T23:00:00+08:00", "y0": 4141.0, "y1": 4161.0}, {"line": {"color": "red", "width": 2}, "type": "line", "x0": "2025-11-28T11:00:00+08:00", "x1": "2025-11-28T14:00:00+08:00", "y0": 4184.0, "y1": 4155.0}, {"line": {"color": "green", "width": 2}, "type": "line", "x0": "2025-12-01T11:00:00+08:00", "x1": "2025-12-01T20:00:00+08:00", "y0": 4232.0, "y1": 4243.0}, {"line": {"color": "green", "width": 2}, "type": "line", "x0": "2025-12-01T20:00:00+08:00", "x1": "2025-12-02T20:00:00+08:00", "y0": 4240.0, "y1": 4214.0}, {"line": {"color": "red", "width": 2}, "type": "line", "x0": "2025-12-02T14:00:00+08:00", "x1": "2025-12-02T20:00:00+08:00", "y0": 4210.0, "y1": 4214.0}, {"line": {"color": "red", "width": 2}, "type": "line", "x0": "2025-12-03T17:00:00+08:00", "x1": "2025-12-03T23:00:00+08:00", "y0": 4209.0, "y1": 4205.0}, {"line": {"color": "red", "width": 2}, "type": "line", "x0": "2025-12-03T23:00:00+08:00", "x1": "2025-12-04T02:00:00+08:00", "y0": 4213.0, "y1": 4195.0}, {"line": {"color": "red", "width": 2}, "type": "line", "x0": "2025-12-04T08:00:00+08:00", "x1": "2025-12-04T17:00:00+08:00", "y0": 4199.0, "y1": 4202.0}, {"line": {"color": "red", "width": 2}, "type": "line", "x0": "2025-12-05T08:00:00+08:00", "x1": "2025-12-05T11:00:00+08:00", "y0": 4206.0, "y1": 4211.0}, {"line": {"color": "red", "width": 2}, "type": "line", "x0": "2025-12-05T17:00:00+08:00", "x1": "2025-12-05T23:00:00+08:00", "y0": 4224.0, "y1": 4221.0}, {"line": {"color": "green", "width": 2}, "type": "line", "x0": "2025-12-05T23:00:00+08:00", "x1": "2025-12-08T08:00:00+08:00", "y0": 4217.0, "y1": 4209.0}, {"line": {"color": "red", "width": 2}, "type": "line", "x0": "2025-12-08T14:00:00+08:00", "x1": "2025-12-08T17:00:00+08:00", "y0": 4210.0, "y1": 4203.0}, {"line": {"color": "red", "width": 2}, "type": "line", "x0": "2025-12-08T20:00:00+08:00", "x1": "2025-12-09T08:00:00+08:00", "y0": 4195.0, "y1": 4196.0}, {"line": {"color": "red", "width": 2}, "type": "line", "x0": "2025-12-09T08:00:00+08:00", "x1": "2025-12-09T11:00:00+08:00", "y0": 4188.0, "y1": 4198.0}, {"line": {"color": "red", "width": 2}, "type": "line", "x0": "2025-12-09T11:00:00+08:00", "x1": "2025-12-09T17:00:00+08:00", "y0": 4179.0, "y1": 4199.0}, {"line": {"color": "red", "width": 2}, "type": "line", "x0": "2025-12-09T14:00:00+08:00", "x1": "2025-12-09T20:00:00+08:00", "y0": 4192.0, "y1": 4190.0}, {"line": {"color": "red", "width": 2}, "type": "line", "x0": "2025-12-09T20:00:00+08:00", "x1": "2025-12-10T11:00:00+08:00", "y0": 4206.0, "y1": 4206.0}, {"line": {"color": "red", "width": 2}, "type": "line", "x0": "2025-12-10T08:00:00+08:00", "x1": "2025-12-10T11:00:00+08:00", "y0": 4217.0, "y1": 4206.0}, {"line": {"color": "red", "width": 2}, "type": "line", "x0": "2025-12-10T11:00:00+08:00", "x1": "2025-12-10T14:00:00+08:00", "y0": 4212.0, "y1": 4201.0}, {"line": {"color": "red", "width": 2}, "type": "line", "x0": "2025-12-10T20:00:00+08:00", "x1": "2025-12-10T20:00:00+08:00", "y0": 4192.0, "y1": 4193.0}], "title": {"text": "XAUUSDc H3 – 08:00 Candle Boxed & Backtest"}, "xaxis": {"rangeslider": {"visible": false}, "title": {"text": "Time"}}, "yaxis": {"title": {"text": "Price"}}}}
